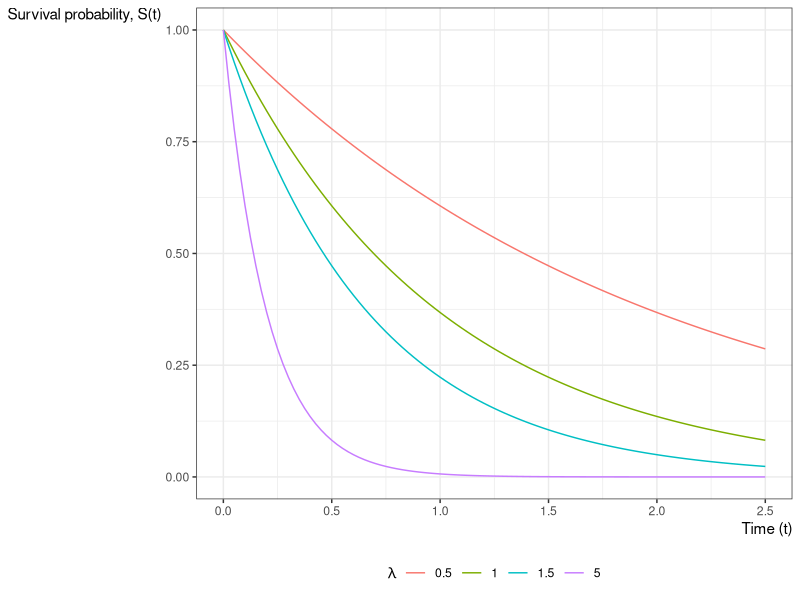
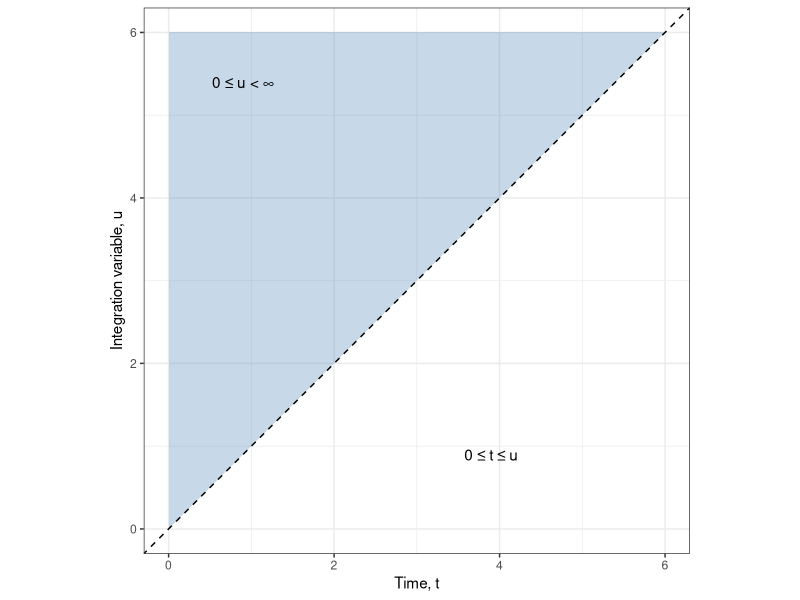
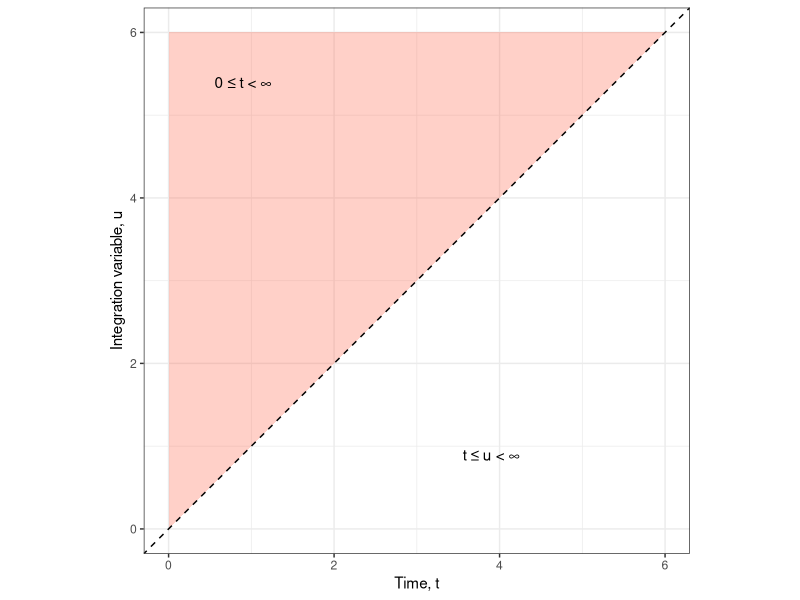

These charts were generated, in order, by the following R code:
## ---- chunk 1
#| fig-cap: "Exponential Survival Functions"
#| label: fig-exp-survfuns
library(ggplot2)
ggplot() +
  geom_function(
    aes(col = "0.5"),
    fun = pexp,
    args = list(lower.tail = FALSE, rate = 0.5)
  ) +
  geom_function(
    aes(col = "1"),
    fun = pexp,
    args = list(lower.tail = FALSE, rate = 1)
  ) +
  geom_function(
    aes(col = "1.5"),
    fun = pexp,
    args = list(lower.tail = FALSE, rate = 1.5)
  ) +
  geom_function(
    aes(col = "5"),
    fun = pexp,
    args = list(lower.tail = FALSE, rate = 5)
  ) +
  theme_bw() +
  ylab("Survival probability, S(t)") +
  guides(col = guide_legend(title = expr(lambda))) +
  xlab("Time (t)") +
  xlim(0, 2.5) +
  theme(
    legend.position = "bottom",
    axis.title.x =
      element_text(
        angle = 0,
        vjust = 1,
        hjust = 1
      ),
    axis.title.y =
      element_text(
        angle = 0,
        vjust = 1,
        hjust = 1
      )
  )
## ---- chunk 2
#| label: fig-integration-before
#| fig-cap: "Original order: for each $u$, $t$ ranges over $[0, u]$."
#| code-fold: true
library(ggplot2)
u_max <- 6
tri_df <- data.frame(t = c(0, u_max, 0), u = c(0, u_max, u_max))
ggplot(tri_df, aes(x = t, y = u)) +
  geom_polygon(fill = "steelblue", alpha = 0.3) +
  geom_abline(slope = 1, intercept = 0, linetype = "dashed") +
  annotate(
    "text",
    x = 0.65 * u_max,
    y = 0.15 * u_max,
    label = "0 ≤ t ≤ u"
  ) +
  annotate(
    "text",
    x = 0.15 * u_max,
    y = 0.9 * u_max,
    label = "0 ≤ u < ∞"
  ) +
  coord_fixed() +
  theme_bw() +
  labs(x = "Time, t", y = "Integration variable, u")
## ---- chunk 3
#| label: fig-integration-after
#| fig-cap: "Reversed order: for each $t$, $u$ ranges over $[t, \\infty)$."
#| code-fold: true
library(ggplot2)
u_max <- 6
tri_df <- data.frame(t = c(0, u_max, 0), u = c(0, u_max, u_max))
ggplot(tri_df, aes(x = t, y = u)) +
  geom_polygon(fill = "tomato", alpha = 0.3) +
  geom_abline(slope = 1, intercept = 0, linetype = "dashed") +
  annotate(
    "text",
    x = 0.15 * u_max,
    y = 0.9 * u_max,
    label = "0 ≤ t < ∞"
  ) +
  annotate(
    "text",
    x = 0.65 * u_max,
    y = 0.15 * u_max,
    label = "t ≤ u < ∞"
  ) +
  coord_fixed() +
  theme_bw() +
  labs(x = "Time, t", y = "Integration variable, u")
